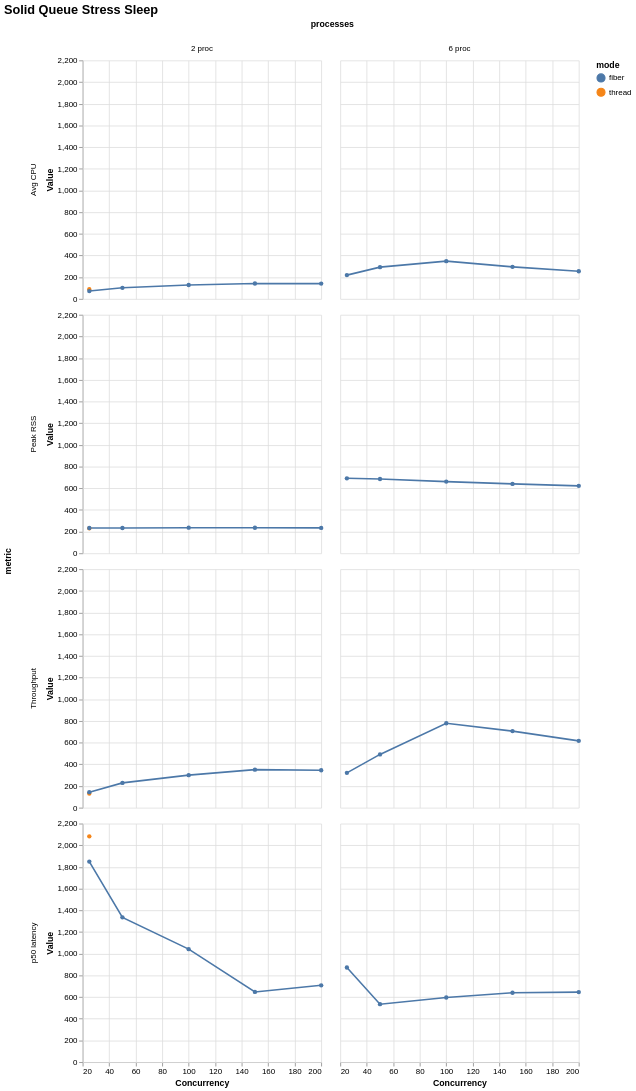

The Vega-Lite source for this figure:
### Vega-Lite specification from a JSON file in a GitHub repository (floating-point values rounded to 4 significant figures)
{"$schema": "https://vega.github.io/schema/vega-lite/v6.json", "title": "Solid Queue Stress Sleep", "data": {"values": [{"mode": "thread", "concurrency": 25, "processes": "2 proc", "metric": "Throughput", "value": 131.2, "unit": "jobs/s"}, {"mode": "thread", "concurrency": 25, "processes": "2 proc", "metric": "Peak RSS", "value": 230.5, "unit": "MB"}, {"mode": "thread", "concurrency": 25, "processes": "2 proc", "metric": "Avg CPU", "value": 89.4, "unit": "%"}, {"mode": "thread", "concurrency": 25, "processes": "2 proc", "metric": "p50 latency", "value": 2082.0, "unit": "ms"}, {"mode": "fiber", "concurrency": 25, "processes": "2 proc", "metric": "Throughput", "value": 143.5, "unit": "jobs/s"}, {"mode": "fiber", "concurrency": 25, "processes": "2 proc", "metric": "Peak RSS", "value": 233.8, "unit": "MB"}, {"mode": "fiber", "concurrency": 25, "processes": "2 proc", "metric": "Avg CPU", "value": 72.4, "unit": "%"}, {"mode": "fiber", "concurrency": 25, "processes": "2 proc", "metric": "p50 latency", "value": 1850.0, "unit": "ms"}, {"mode": "fiber", "concurrency": 50, "processes": "2 proc", "metric": "Throughput", "value": 229.0, "unit": "jobs/s"}, {"mode": "fiber", "concurrency": 50, "processes": "2 proc", "metric": "Peak RSS", "value": 233.6, "unit": "MB"}, {"mode": "fiber", "concurrency": 50, "processes": "2 proc", "metric": "Avg CPU", "value": 102.3, "unit": "%"}, {"mode": "fiber", "concurrency": 50, "processes": "2 proc", "metric": "p50 latency", "value": 1335.0, "unit": "ms"}, {"mode": "fiber", "concurrency": 100, "processes": "2 proc", "metric": "Throughput", "value": 300.3, "unit": "jobs/s"}, {"mode": "fiber", "concurrency": 100, "processes": "2 proc", "metric": "Peak RSS", "value": 236.4, "unit": "MB"}, {"mode": "fiber", "concurrency": 100, "processes": "2 proc", "metric": "Avg CPU", "value": 128.7, "unit": "%"}, {"mode": "fiber", "concurrency": 100, "processes": "2 proc", "metric": "p50 latency", "value": 1042.0, "unit": "ms"}, {"mode": "fiber", "concurrency": 150, "processes": "2 proc", "metric": "Throughput", "value": 351.1, "unit": "jobs/s"}, {"mode": "fiber", "concurrency": 150, "processes": "2 proc", "metric": "Peak RSS", "value": 235.7, "unit": "MB"}, {"mode": "fiber", "concurrency": 150, "processes": "2 proc", "metric": "Avg CPU", "value": 142.0, "unit": "%"}, {"mode": "fiber", "concurrency": 150, "processes": "2 proc", "metric": "p50 latency", "value": 647.5, "unit": "ms"}, {"mode": "fiber", "concurrency": 200, "processes": "2 proc", "metric": "Throughput", "value": 345.8, "unit": "jobs/s"}, {"mode": "fiber", "concurrency": 200, "processes": "2 proc", "metric": "Peak RSS", "value": 234.4, "unit": "MB"}, {"mode": "fiber", "concurrency": 200, "processes": "2 proc", "metric": "Avg CPU", "value": 141.1, "unit": "%"}, {"mode": "fiber", "concurrency": 200, "processes": "2 proc", "metric": "p50 latency", "value": 708.6, "unit": "ms"}, {"mode": "fiber", "concurrency": 25, "processes": "6 proc", "metric": "Throughput", "value": 321.5, "unit": "jobs/s"}, {"mode": "fiber", "concurrency": 25, "processes": "6 proc", "metric": "Peak RSS", "value": 692.0, "unit": "MB"}, {"mode": "fiber", "concurrency": 25, "processes": "6 proc", "metric": "Avg CPU", "value": 219.5, "unit": "%"}, {"mode": "fiber", "concurrency": 25, "processes": "6 proc", "metric": "p50 latency", "value": 873.1, "unit": "ms"}, {"mode": "fiber", "concurrency": 50, "processes": "6 proc", "metric": "Throughput", "value": 491.7, "unit": "jobs/s"}, {"mode": "fiber", "concurrency": 50, "processes": "6 proc", "metric": "Peak RSS", "value": 685.7, "unit": "MB"}, {"mode": "fiber", "concurrency": 50, "processes": "6 proc", "metric": "Avg CPU", "value": 293.2, "unit": "%"}, {"mode": "fiber", "concurrency": 50, "processes": "6 proc", "metric": "p50 latency", "value": 534.6, "unit": "ms"}, {"mode": "fiber", "concurrency": 100, "processes": "6 proc", "metric": "Throughput", "value": 779.3, "unit": "jobs/s"}, {"mode": "fiber", "concurrency": 100, "processes": "6 proc", "metric": "Peak RSS", "value": 661.6, "unit": "MB"}, {"mode": "fiber", "concurrency": 100, "processes": "6 proc", "metric": "Avg CPU", "value": 348.4, "unit": "%"}, {"mode": "fiber", "concurrency": 100, "processes": "6 proc", "metric": "p50 latency", "value": 596.4, "unit": "ms"}, {"mode": "fiber", "concurrency": 150, "processes": "6 proc", "metric": "Throughput", "value": 706.8, "unit": "jobs/s"}, {"mode": "fiber", "concurrency": 150, "processes": "6 proc", "metric": "Peak RSS", "value": 640.3, "unit": "MB"}, {"mode": "fiber", "concurrency": 150, "processes": "6 proc", "metric": "Avg CPU", "value": 295.8, "unit": "%"}, {"mode": "fiber", "concurrency": 150, "processes": "6 proc", "metric": "p50 latency", "value": 640.3, "unit": "ms"}, {"mode": "fiber", "concurrency": 200, "processes": "6 proc", "metric": "Throughput", "value": 616.9, "unit": "jobs/s"}, {"mode": "fiber", "concurrency": 200, "processes": "6 proc", "metric": "Peak RSS", "value": 622.5, "unit": "MB"}, {"mode": "fiber", "concurrency": 200, "processes": "6 proc", "metric": "Avg CPU", "value": 255.4, "unit": "%"}, {"mode": "fiber", "concurrency": 200, "processes": "6 proc", "metric": "p50 latency", "value": 645.8, "unit": "ms"}]}, "mark": {"type": "line", "point": true, "tooltip": true}, "encoding": {"x": {"field": "concurrency", "type": "quantitative", "title": "Concurrency"}, "y": {"field": "value", "type": "quantitative", "title": "Value"}, "color": {"field": "mode", "type": "nominal"}, "tooltip": [{"field": "mode", "type": "nominal"}, {"field": "concurrency", "type": "nominal"}, {"field": "processes", "type": "nominal"}, {"field": "metric", "type": "nominal"}, {"field": "percentile", "type": "nominal"}, {"field": "value", "type": "quantitative"}], "row": {"field": "metric", "type": "nominal"}, "column": {"field": "processes", "type": "nominal"}}, "config": {"background": "white", "axis": {"labelFont": "Arial", "titleFont": "Arial", "grid": true}, "legend": {"labelFont": "Arial", "titleFont": "Arial"}, "title": {"font": "Arial", "fontSize": 16, "anchor": "start"}, "view": {"stroke": null}}}
